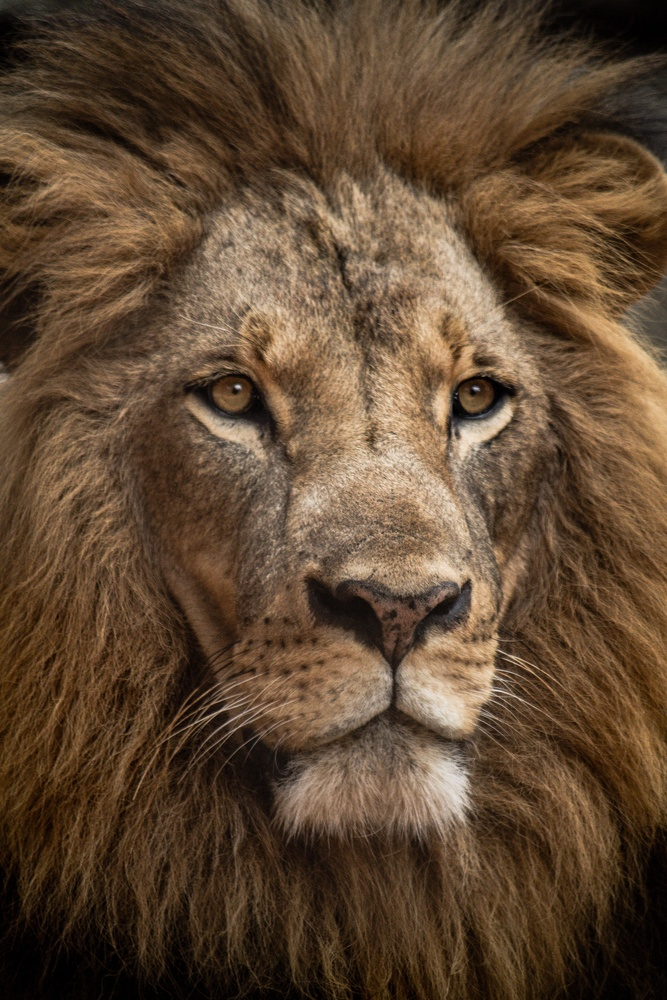
#> input picture pic2.jpg, 667 x 1000 px, shrunk from 2848 x 4272 before the run
$ python run.py pic2.jpg 3
#> lines starting #> are read from the running program, lines starting #| are printed output that depends on the picture
### rsvd.py
import numpy as np
import time

def orthonormal_mat(v):
    # Copy matrix
    u = v.copy()
    m,n = v.shape # m rows, n cols
    # Make Orthogonal
    for k in range(n):
        for j in range(k):
            u[:,k] -= np.einsum('i,i->',v[:,k],u[:,j])/np.einsum('i,i->',u[:,j],u[:,j])*u[:,j]
    # Make normal
    for k in range(n):
        u[:,k] /= np.sqrt(np.einsum('i,i->',u[:,k],u[:,k]))
    return u

def get_range(A,l,q=2):
    '''
    Compute a range that approximates the range of A
    Reference: Algorithm 4.4 of https://arxiv.org/abs/0909.4061

    args:
        A: Matrix
            The matrix whose range we are finding
            of size m x n
        l: int
            The number of vectors to be used (output will be size m x l)

    kwargs:
        q: int
            The number of iterations to perform (default = 2)

    returns:
        Q: Matrix
            A (m x l) sized orthonormal matrix whose range
            approximates the range of the input matrix A
    '''
    # Get matrix dimensions
    m,n = A.shape
    # Generate Random Gaussian Matrix
    Omega = np.random.normal(size=(n,l))
    # Initial Setup
    Y = np.einsum('ij,jk->ik',A,Omega)
    #Q,R = np.linalg.qr(Y)
    Q = orthonormal_mat(Y)
    # Loop through iterations
    for i in range(q):
        # First step
        Y = np.einsum('ij,jk->ik',A.T,Q)
        #Q,R = np.linalg.qr(Y)
        Q = orthonormal_mat(Y)
        # Second Step
        Y = np.einsum('ij,jk->ik',A,Q)
        #Q,R = np.linalg.qr(Y)
        Q = orthonormal_mat(Y)
    return Q

def rsvd(A,k,q=2,nover=2):
    '''
    Compute the svd of a matrix using the randomized svd algorithm
    detailed in https://arxiv.org/abs/0909.4061. Here, we use algorithm
    4.4 for step A and algorithm 5.1 for step B

    args:
        A: Matrix
            The matrix whose range we are finding
            of size m x n
        l: int
            The number of vectors to be used (output will be size m x l)

    kwargs:
        q: int
            The number of iterations to perform (default = 2)

    returns:
        U: Matrix
            The resulting unitary U matrix from SVD
        S: Vector
            The Singular value vector
        V: Matrix
            The resulting unitary V matrix from SVD
    '''
    # Do Step A
    t0 = time.time()
    Q = get_range(A,k+nover,q=q)
    t1 = time.time()
    print('Get Range time {}'.format(t1-t0))
    # Do Step B
    t0 = time.time()
    B = np.einsum('ij,jk->ik',Q.T,A)
    U,S,V = np.linalg.svd(B,full_matrices=False)
    U = np.einsum('ij,jk->ik',Q,U)
    t1 = time.time()
    print('Step B time {}'.format(t1-t0))
    # Truncate to k
    U,S,V = U[:,:k],S[:k],V[:k,:]
    return U,S,V

### rsvd_ten.py
import numpy as np
import time
import itertools
STR = 'abcdefghijklmnopqrstuvwxyz'

def orthonormal_ten(v,split):
    '''
    Make the "columns" of a tensor orthonormal
    '''
    # Copy matrix
    u = v.copy()
    shape = v.shape

    # Make Orthogonal
    einstr = STR[:split]+','+STR[:split]+'->'
    for k in itertools.product(*[range(i) for i in shape[split:]]):
        for j in itertools.product(*[range(k[i]) for i in range(len(k))]):
            kind = (Ellipsis,)+k
            jind = (Ellipsis,)+j
            u[kind] -= np.einsum(einstr,v[kind],u[jind])/np.einsum(einstr,u[jind],u[jind])*u[jind]

    # Make normal
    einstr = STR[:split]+','+STR[:split]+'->'
    for k in itertools.product(*[range(i) for i in shape[split:]]):
        kind = (Ellipsis,)+k
        u[kind] /= np.sqrt(np.einsum(einstr,u[kind],u[kind]))

    # Return Result
    return u

def get_range_ten(A,split,l,q=2):
    '''
    Compute a range that approximates the range of tensor A
    Reference: Algorithm 4.4 of https://arxiv.org/abs/0909.4061

    args:
        A: nd array
            The matrix whose range we are finding
        split: int
            The index along which the svd will be done
        l: int
            The number of vectors to be used (output will be size m x l)

    kwargs:
        q: int
            The number of iterations to perform (default = 2)

    returns:
        Q: ndarray
            An orthonormal tensor whose range
            approximates the range of the input tensor A
    '''
    # Get tensor dimensions
    shape = A.shape
    ndiml = len(shape[:split])
    ndimr = len(shape[split:])

    # Generate Random Gaussian Matrix
    Omega = np.random.normal(size=A.shape[split:]+(l,))

    # Initial Setup
    einstr = STR[:ndiml+ndimr]+','\
             +STR[ndiml:ndiml+ndimr+1]+'->'\
             +STR[:ndiml]+STR[ndiml+ndimr:ndiml+ndimr+1]
    Y = np.einsum(einstr,A,Omega)
    Q = orthonormal_ten(Y,ndiml)

    # Loop through iterations
    for i in range(q):

        # First step
        einstr =  STR[:ndiml+ndimr]+','\
                 +STR[:ndiml]+STR[ndiml+ndimr:ndiml+ndimr+1]+'->'\
                 +STR[ndiml:ndiml+ndimr+1]
        Y = np.einsum(einstr,A,Q)
        Q = orthonormal_ten(Y,ndimr)

        # Second Step
        einstr = STR[:ndiml+ndimr]+','\
                 +STR[ndiml:ndiml+ndimr+1]+'->'\
                 +STR[:ndiml]+STR[ndiml+ndimr:ndiml+ndimr+1]
        Y = np.einsum(einstr,A,Q)
        Q = orthonormal_ten(Y,ndiml)

    # Return Result
    return Q

def rsvd_ten(A,split,k,q=2,nover=2):
    '''
    Compute the svd of a tensor using the randomized svd algorithm
    detailed in https://arxiv.org/abs/0909.4061. Here, we use algorithm
    4.4 for step A and algorithm 5.1 for step B

    args:
        A: Matrix
            The matrix whose range we are finding
            of size m x n
        split: int
            The index along which the svd will be done
        l: int
            The number of vectors to be used (output will be size m x l)

    kwargs:
        q: int
            The number of iterations to perform (default = 2)
        nover: int
            The number of extra vectors to be used (will be truncated off
            at the end)

    returns:
        Q: ndarray
            The resulting unitary U tensor from SVD
        R: ndarray
            The resulting S*V tensor from SVD
    '''
    # Do Step A
    Q = get_range_ten(A,split,k+nover,q=q)

    # Do Step B
    shape = A.shape
    ndiml = len(shape[:split])
    ndimr = len(shape[split:])
    einstr =  STR[:ndiml+1] + ','\
             +STR[:ndiml] + STR[ndiml+1:ndiml+ndimr+1] + '->'\
             +STR[ndiml:ndiml+ndimr+1]
    B = np.einsum(einstr,Q,A)
    # Truncate to k
    Q,B = Q[...,:k],B[:k,...]
    return Q,B

### run.py
import numpy as np
import matplotlib as mpl
import matplotlib.pyplot as plt
from sys import argv
from rsvd import *
from rsvd_ten import *
import time

# Set up -----------------------------------------
# Parameters
fname = argv[1]
k = int(argv[2])
# Load a jpg image
A = np.array(mpl.image.imread(fname))
#> A is the input picture: shape (1000, 667, 3); mean R, G, B 95, 72.1, 50.5
f = plt.figure()
plt.imshow(A)

# Using matrix np svd -----------------------------------
t0 = time.time()
A1 = np.zeros(A.shape,dtype=A.dtype)
for i in range(3):
    U,S,V = np.linalg.svd(A[:,:,i])
    U,S,V = U[:,:k],S[:k],V[:k,:]
    A1[:,:,i] = np.einsum('ij,j,jk->ik',U,S,V)
#> this loop made 3 passes
#> S on passes 1 to 3: [82533.5, 10625.2, 9797.2], [63957.2, 9161.1, 9022], [46827.5, 8819, 7413.3]
#> pass 1, `U,S,V = np.linalg.svd(A[:,:,i])`:
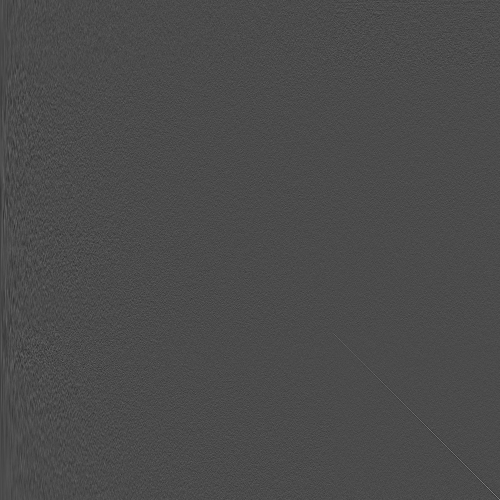
#> U: shape (1000, 1000) float64 (shown at 1/2 size); min -0.252, max 0.6, mean -3.01e-05; drawn with min black and max white
#> pass 1, `U,S,V = np.linalg.svd(A[:,:,i])`:
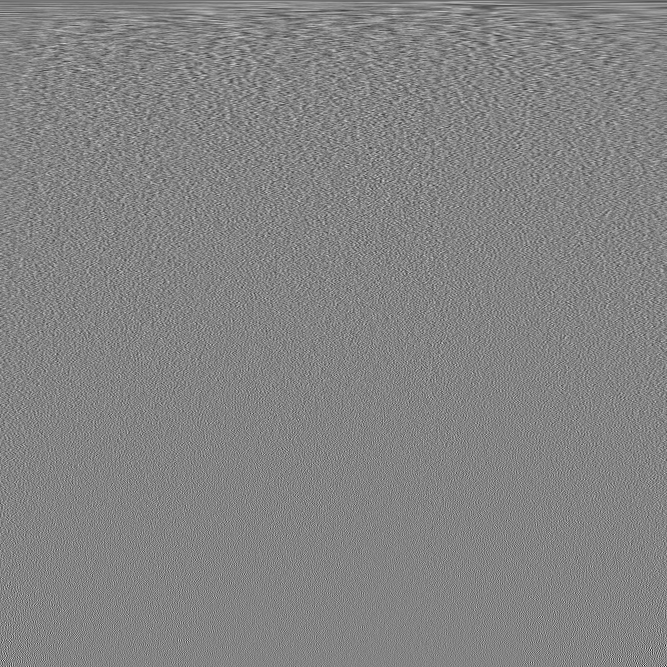
#> V: shape (667, 667) float64; min -0.264, max 0.246, mean -6.49e-05; drawn with min black and max white
#> after the loop:
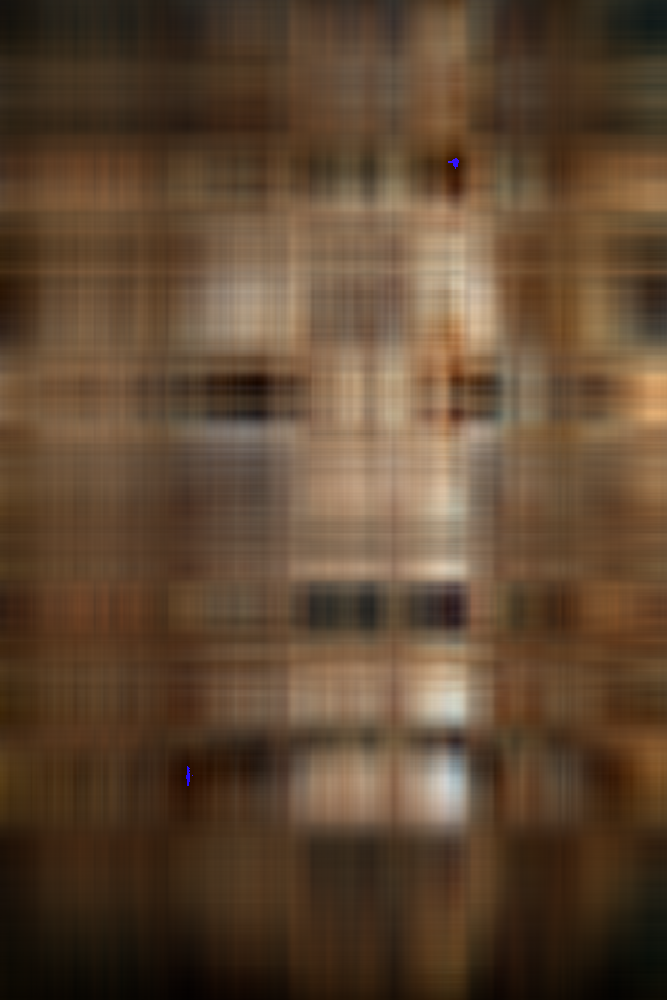
#> A1: shape (1000, 667, 3); mean R, G, B 94.4, 71.5, 49.9
t1 = time.time()
print('np matrix svd time {}'.format(t1-t0))
f = plt.figure()
plt.imshow(A1)

# Using matrix randomized svd ---------------------------
t0 = time.time()
A2 = np.zeros(A.shape,dtype=A.dtype)
for i in range(3):
    U,S,V = rsvd(A[:,:,i],k,q=1,nover=10)
    A2[:,:,i] = np.einsum('ij,j,jk->ik',U,S,V)
#> this loop made 3 passes
#> S on passes 1 to 3: [82533.5, 10622.3, 9793.3], [63957.2, 9150.4, 8998.7], [46827.5, 8817.8, 7410.2]
t1 = time.time()
print('matrix rsvd time {}'.format(t1-t0))
f = plt.figure()
plt.imshow(A2)

# Using reshaped np svd -----------------------------------
t0 = time.time()
(n1,n2,n3) = A.shape
#> n1 = 1000; n2 = 667; n3 = 3
Ar = np.reshape(A,(n1,n2*n3))
U,S,V = np.linalg.svd(Ar,full_matrices=False)
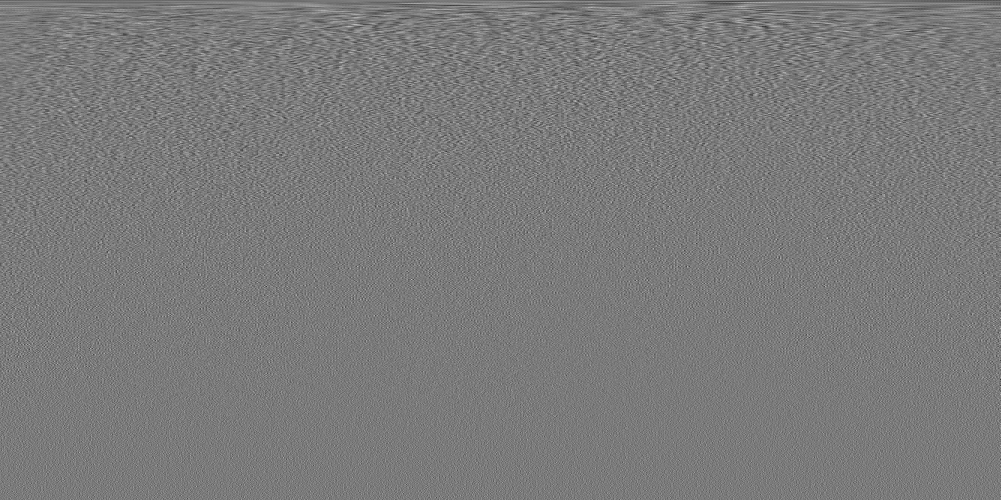
#> V: shape (1000, 2001) float64 (shown at 1/2 size); min -0.118, max 0.127, mean -2.84e-05; drawn with min black and max white
#> S = 1000 values, max 114334.4 at index 0, min 9.92 at index 999, mean 634.7
U,S,V = U[:,:k],S[:k],V[:k,:]
#> U = 1000 rows, first 8: [-0.0173, 0.00861, -0.0171], [-0.0174, 0.0102, -0.0173], [-0.0175, 0.0107, -0.0167], [-0.0177, 0.0115, -0.0168], [-0.0179, 0.0131, -0.0147], [-0.0179, 0.0145, -0.0135], [-0.0179, 0.0146, -0.0104], [-0.018, 0.0152, -0.00959]; S = [114334.4, 15765.4, 15630.6]
Ar = np.einsum('ij,j,jk->ik',U,S,V)
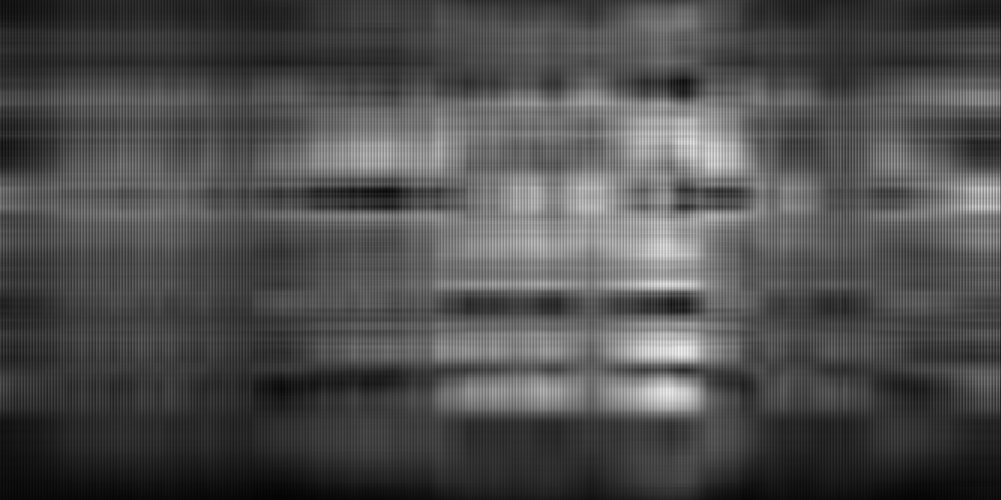
#> Ar: shape (1000, 2001) float64 (shown at 1/2 size); min -0.319, max 238.4, mean 72.6; drawn with min black and max white
A3 = np.reshape(Ar,(n1,n2,n3))
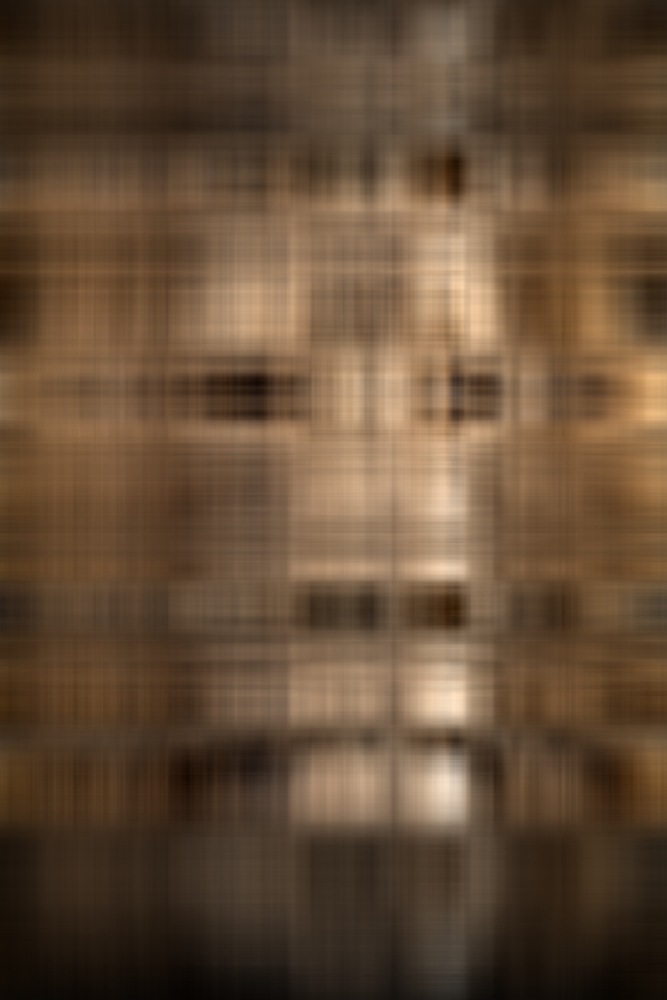
#> A3: shape (1000, 667, 3) float64; mean of channels 0, 1, 2 94.2, 72.2, 51.5; drawn with min black and max white
A3 = A3.astype(A.dtype)
t1 = time.time()
print('np reshaped svd time {}'.format(t1-t0))
f = plt.figure()
plt.imshow(A3)

# Using reshaped rsvd -----------------------------------
t0 = time.time()
(n1,n2,n3) = A.shape
Ar = np.reshape(A,(n1,n2*n3))
U,S,V = rsvd(Ar,k,q=1,nover=10)
#> in rsvd (call 4), `U,S,V = U[:,:k],S[:k],V[:k,:]`: U = 1000 rows, first 8: [0.0173, -0.00745, 0.0174], [0.0174, -0.009, 0.0179], [0.0175, -0.00933, 0.0174], [0.0177, -0.01, 0.0173], [0.0179, -0.0119, 0.0153], [0.0179, -0.0131, 0.014], [0.0179, -0.0131, 0.0108], [0.018, -0.0136, 0.00987]; S = [114334.4, 15749.2, 15609.3]
#> S = [114334.4, 15749.2, 15609.3]
Ar = np.einsum('ij,j,jk->ik',U,S,V)
A4 = np.reshape(Ar,(n1,n2,n3))
A4 = A4.astype(A.dtype)
t1 = time.time()
print('reshaped rsvd time {}'.format(t1-t0))
f = plt.figure()
plt.imshow(A4)

# Using Tensor RSVD --------------------------------------
t0 = time.time()
Q,R = rsvd_ten(A,1,k,q=1,nover=k)
#> in get_range_ten, `Y = np.einsum(einstr,A,Omega)`: Y = 1000 rows, first 6: [-442.3, 1607.8, -17.96, -2500.4, 1082.7, -114.3], [-873.8, 1346.5, 227.5, -2542.5, 740.5, -280.8], [-1012.8, 1301.5, 638.9, -2824.5, 295, -200.9], [-906, 1299.5, 892.2, -2779.4, 111, -83.45], [-820.6, 1348.9, 817.6, -2597.3, 454.8, 74.74], [-1083.3, 1089.6, 903.3, -2514.7, 844.2, 80.53]
#> in orthonormal_ten, `u = v.copy()`: u has the same summary as Y in get_range_ten
#> after the loop in orthonormal_ten, `for k in itertools.product(*[range(i) for i in shape[split:]]):`: u = 1000 rows, first 6: [-442.3, 1313.3, 482.7, 633.1, 990.5, 438.5], [-873.8, 764.8, 516.5, 57.09, 597.5, 214.5], [-1012.8, 627.2, 874.6, -554.5, 67.67, 271.4], [-906, 696.3, 1154.9, -719.4, -163.6, 345.2], [-820.6, 802.5, 1121.2, -418, 194.8, 508.1], [-1083.3, 368.2, 1039.6, -802.9, 571.3, 535.5]
#> after the loop in orthonormal_ten, `for k in itertools.product(*[range(i) for i in shape[split:]]):`: u = 1000 rows, first 6: [-0.00822, 0.0288, 0.0106, 0.00742, 0.0214, 0.00942], [-0.0162, 0.0168, 0.0114, 0.000669, 0.0129, 0.00461], [-0.0188, 0.0138, 0.0193, -0.0065, 0.00146, 0.00583], [-0.0168, 0.0153, 0.0254, -0.00843, -0.00354, 0.00742], [-0.0152, 0.0176, 0.0247, -0.0049, 0.00421, 0.0109], [-0.0201, 0.00808, 0.0229, -0.00941, 0.0123, 0.0115]
#> in get_range_ten, `Q = orthonormal_ten(Y,ndiml)`: Q has the same summary as u in orthonormal_ten
#> in rsvd_ten, `Q = get_range_ten(A,split,k+nover,q=q)`: Q = 1000 rows, first 6: [-0.0173, 0.00407, 0.032, 0.0268, -0.00927, 0.0196], [-0.0174, 0.00494, 0.0321, 0.0277, -0.0095, 0.0181], [-0.0175, 0.00487, 0.0309, 0.0268, -0.0102, 0.0179], [-0.0177, 0.00535, 0.0304, 0.0262, -0.0109, 0.0182], [-0.0179, 0.00601, 0.0303, 0.0231, -0.0106, 0.0171], [-0.0179, 0.00594, 0.0314, 0.0214, -0.00891, 0.0168]
#> in rsvd_ten, `Q,B = Q[...,:k],B[:k,...]`: Q = 1000 rows, first 8: [-0.0173, 0.00407, 0.032], [-0.0174, 0.00494, 0.0321], [-0.0175, 0.00487, 0.0309], [-0.0177, 0.00535, 0.0304], [-0.0179, 0.00601, 0.0303], [-0.0179, 0.00594, 0.0314], [-0.018, 0.00308, 0.0328], [-0.018, 0.00302, 0.0325]
A5 = np.einsum('ij,jkl->ikl',Q,R)
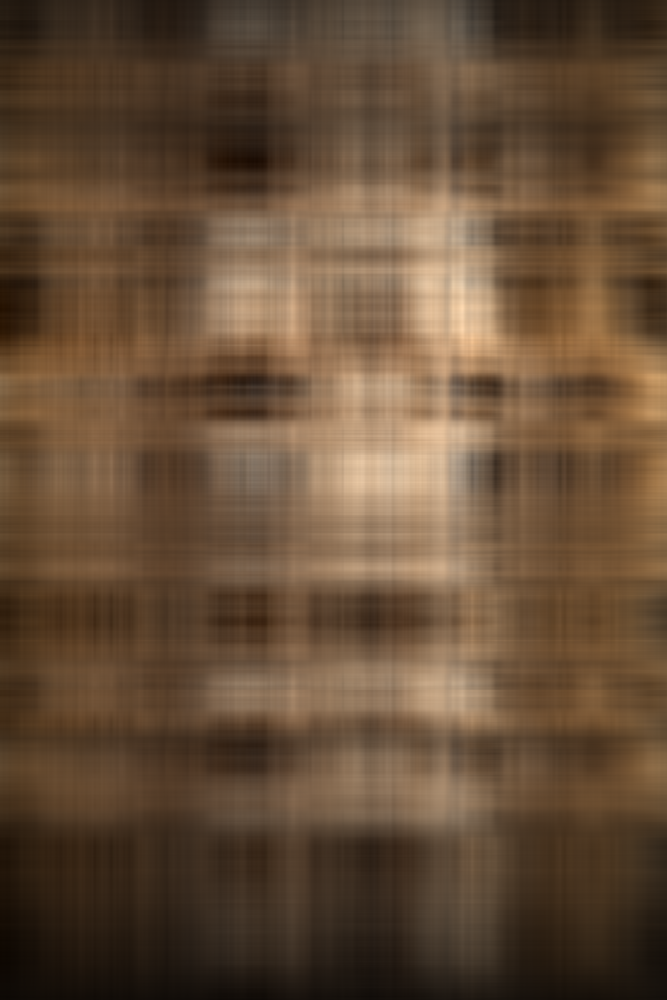
#> A5: shape (1000, 667, 3) float64; mean of channels 0, 1, 2 94.6, 72.3, 51.3; drawn with min black and max white
A5 = A5.astype(A.dtype)
t1 = time.time()
print('rsvd_ten time {}'.format(t1-t0))
f = plt.figure()
plt.imshow(A5)

plt.show()
